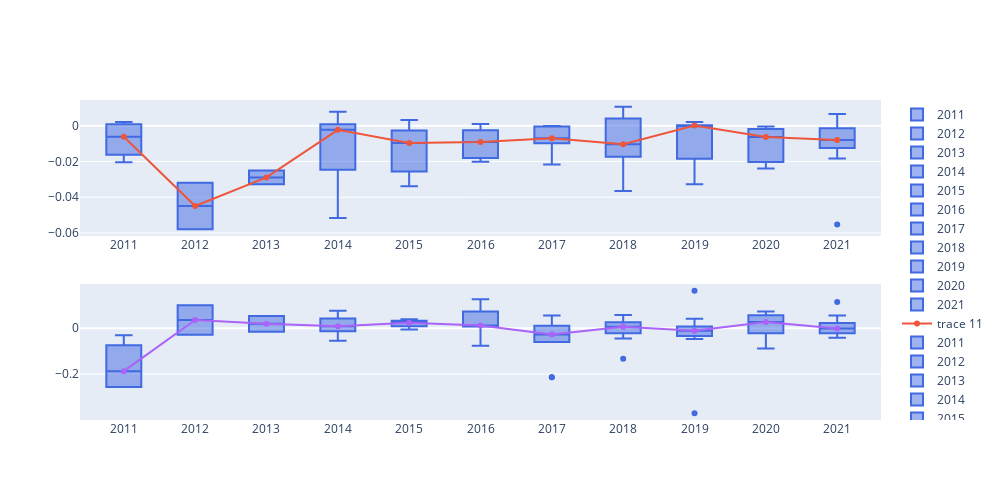
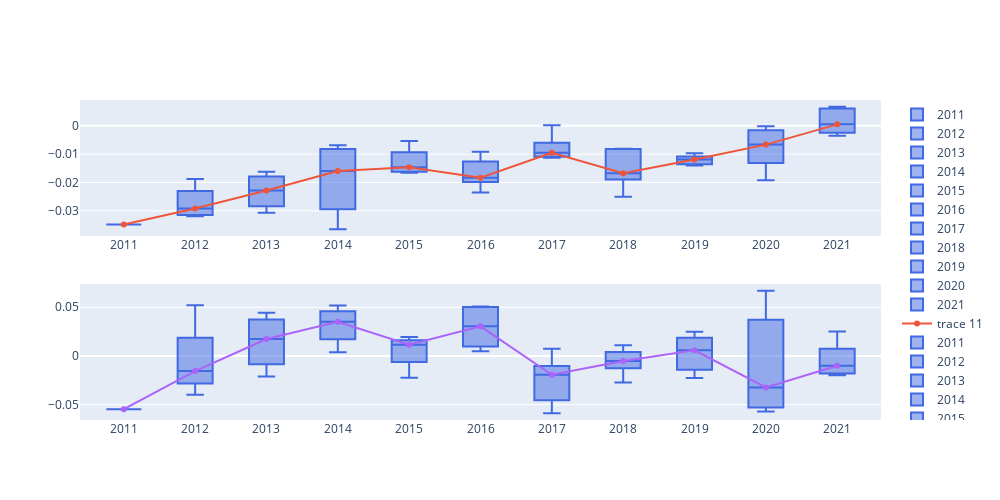
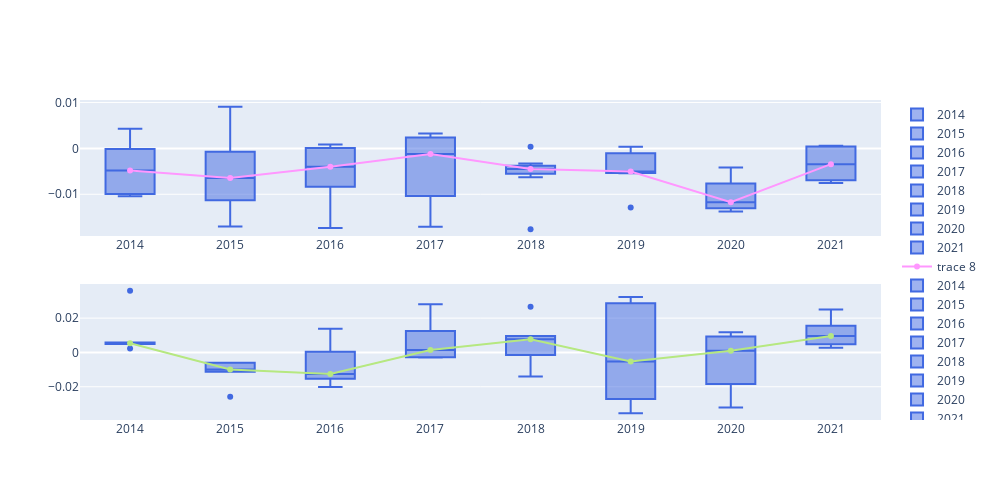
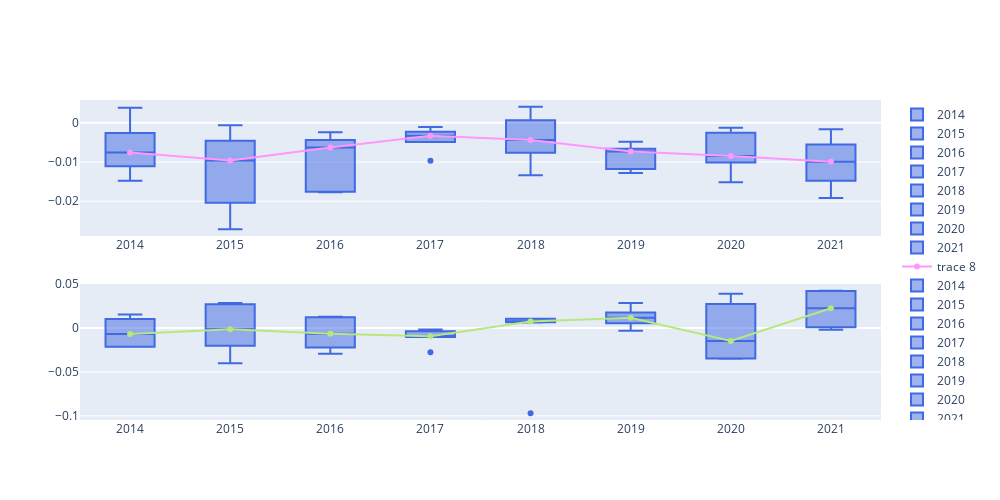

Write notebook code for charts like these, in order.
### Code cell
for i in range(0,27):
    plot(i)

### Figure 1 — Plotly figure (JSON) as saved in the notebook; plotly's stock layout.template omitted (floating-point values rounded to 4 significant figures)
{"data": [{"marker": {"color": "royalblue"}, "name": "2011", "type": "box", "xaxis": "x", "y": [-0.02051, 0.001994, -0.01203, -0.0003194], "yaxis": "y"}, {"marker": {"color": "royalblue"}, "name": "2012", "type": "box", "xaxis": "x", "y": [-0.03191, -0.05789], "yaxis": "y"}, {"marker": {"color": "royalblue"}, "name": "2013", "type": "box", "xaxis": "x", "y": [-0.03274, -0.02507], "yaxis": "y"}, {"marker": {"color": "royalblue"}, "name": "2014", "type": "box", "xaxis": "x", "y": [-0.002137, 0.001746, -0.005713, -0.002307, 0.007783, -0.03102, -0.05167], "yaxis": "y"}, {"marker": {"color": "royalblue"}, "name": "2015", "type": "box", "xaxis": "x", "y": [-0.02965, -0.02149, -0.002219, 0.003229, -0.003271, -0.005362, -0.03392, -0.01407], "yaxis": "y"}, {"marker": {"color": "royalblue"}, "name": "2016", "type": "box", "xaxis": "x", "y": [-0.004999, 0.0009529, -2.487e-05, -0.01067, -0.007444, -0.0185, -0.0201, -0.01755], "yaxis": "y"}, {"marker": {"color": "royalblue"}, "name": "2017", "type": "box", "xaxis": "x", "y": [-0.0004862, -0.009843, -0.01891, -0.008387, -0.007276, -0.02165, -0.0002746, -0.00022, -0.006192, -0.006806], "yaxis": "y"}, {"marker": {"color": "royalblue"}, "name": "2018", "type": "box", "xaxis": "x", "y": [-0.03647, -0.01736, -0.02617, -0.009652, 0.001245, 0.009201, -0.01512, 0.006261, -0.01739, -0.01122, 0.01056, 0.001814], "yaxis": "y"}, {"marker": {"color": "royalblue"}, "name": "2019", "type": "box", "xaxis": "x", "y": [0.0002526, 0.0002161, -0.02208, -0.0328, -0.01723, 0.0004283, 0.002062, -0.002357, 6.732e-05], "yaxis": "y"}, {"marker": {"color": "royalblue"}, "name": "2020", "type": "box", "xaxis": "x", "y": [-0.02183, -0.01509, -0.0239, -0.01988, -0.0005083, -0.001106, -0.006336, -0.002017, -0.003366], "yaxis": "y"}, {"marker": {"color": "royalblue"}, "name": "2021", "type": "box", "xaxis": "x", "y": [-0.01829, -0.0109, -0.0008764, -0.05524, -0.01035, -0.006696, 7.627e-05, -0.009308, 0.006553, -0.001862, -0.003478, -0.01405], "yaxis": "y"}, {"type": "scatter", "x": ["2011", "2012", "2013", "2014", "2015", "2016", "2017", "2018", "2019", "2020", "2021"], "xaxis": "x", "y": [-0.006173, -0.0449, -0.02891, -0.002307, -0.009714, -0.009057, -0.007041, -0.01043, 6.732e-05, -0.006336, -0.008002], "yaxis": "y"}, {"marker": {"color": "royalblue"}, "name": "2011", "type": "box", "xaxis": "x2", "y": [-0.03103, -0.1186, -0.2561, -0.2561], "yaxis": "y2"}, {"marker": {"color": "royalblue"}, "name": "2012", "type": "box", "xaxis": "x2", "y": [0.1, -0.02843], "yaxis": "y2"}, {"marker": {"color": "royalblue"}, "name": "2013", "type": "box", "xaxis": "x2", "y": [0.05288, -0.0155], "yaxis": "y2"}, {"marker": {"color": "royalblue"}, "name": "2014", "type": "box", "xaxis": "x2", "y": [0.007663, -0.01954, 0.004843, 0.0151, 0.05053, -0.05448, 0.07541], "yaxis": "y2"}, {"marker": {"color": "royalblue"}, "name": "2015", "type": "box", "xaxis": "x2", "y": [0.0377, 0.02188, 0.008429, 0.02678, 0.007962, -0.006354, 0.0382, 0.02386], "yaxis": "y2"}, {"marker": {"color": "royalblue"}, "name": "2016", "type": "box", "xaxis": "x2", "y": [0.009431, 0.1262, 0.007331, 0.05404, 0.005861, 0.09034, -0.07675, 0.01364], "yaxis": "y2"}, {"marker": {"color": "royalblue"}, "name": "2017", "type": "box", "xaxis": "x2", "y": [-0.02928, -0.02714, 0.001017, -0.214, -0.214, -0.06015, 0.00984, 0.05446, -0.03025, 0.01668], "yaxis": "y2"}, {"marker": {"color": "royalblue"}, "name": "2018", "type": "box", "xaxis": "x2", "y": [0.01832, 0.05726, 0.04683, -0.1336, -0.001801, -0.001801, -0.0279, 0.01478, 0.03203, -0.04557, -0.0157, 0.01478], "yaxis": "y2"}, {"marker": {"color": "royalblue"}, "name": "2019", "type": "box", "xaxis": "x2", "y": [-0.006457, 0.04085, -0.04701, -0.03058, -0.02721, -0.01115, 0.1625, -0.004631, -0.3703], "yaxis": "y2"}, {"marker": {"color": "royalblue"}, "name": "2020", "type": "box", "xaxis": "x2", "y": [0.02613, -0.02394, 0.06526, -0.08844, -0.001871, -0.02196, 0.05332, 0.0378, 0.07248], "yaxis": "y2"}, {"marker": {"color": "royalblue"}, "name": "2021", "type": "box", "xaxis": "x2", "y": [0.005128, 0.03914, 0.1136, -0.04151, 0, -0.007701, -0.04233, 0.05476, -0.003136, -0.01841, -0.02669, 0.001138], "yaxis": "y2"}, {"type": "scatter", "x": ["2011", "2012", "2013", "2014", "2015", "2016", "2017", "2018", "2019", "2020", "2021"], "xaxis": "x2", "y": [-0.1873, 0.03579, 0.01869, 0.007663, 0.02287, 0.01154, -0.02821, 0.006489, -0.01115, 0.02613, -0.001568], "yaxis": "y2"}], "layout": {"height": 500, "width": 1000, "xaxis": {"anchor": "y", "domain": [0, 1]}, "xaxis2": {"anchor": "y2", "domain": [0, 1]}, "yaxis": {"anchor": "x", "domain": [0.575, 1]}, "yaxis2": {"anchor": "x2", "domain": [0, 0.425]}}}

### Figure 2 — Plotly figure (JSON) as saved in the notebook; plotly's stock layout.template omitted (floating-point values rounded to 4 significant figures)
{"data": [{"marker": {"color": "royalblue"}, "name": "2011", "type": "box", "xaxis": "x", "y": [-0.03486], "yaxis": "y"}, {"marker": {"color": "royalblue"}, "name": "2012", "type": "box", "xaxis": "x", "y": [-0.01875, -0.03194, -0.02734, -0.031], "yaxis": "y"}, {"marker": {"color": "royalblue"}, "name": "2013", "type": "box", "xaxis": "x", "y": [-0.02609, -0.0307, -0.01626, -0.01954], "yaxis": "y"}, {"marker": {"color": "royalblue"}, "name": "2014", "type": "box", "xaxis": "x", "y": [-0.006896, -0.009428, -0.02247, -0.03651], "yaxis": "y"}, {"marker": {"color": "royalblue"}, "name": "2015", "type": "box", "xaxis": "x", "y": [-0.01337, -0.01657, -0.01596, -0.005322], "yaxis": "y"}, {"marker": {"color": "royalblue"}, "name": "2016", "type": "box", "xaxis": "x", "y": [-0.01988, -0.01803, -0.02351, -0.01862, -0.01261, -0.009137], "yaxis": "y"}, {"marker": {"color": "royalblue"}, "name": "2017", "type": "box", "xaxis": "x", "y": [-0.008035, -0.00953, -0.01079, -0.01129, 0.0002245], "yaxis": "y"}, {"marker": {"color": "royalblue"}, "name": "2018", "type": "box", "xaxis": "x", "y": [-0.01688, -0.01673, -0.008265, -0.008085, -0.02505], "yaxis": "y"}, {"marker": {"color": "royalblue"}, "name": "2019", "type": "box", "xaxis": "x", "y": [-0.01345, -0.009711, -0.01116, -0.01405, -0.0119], "yaxis": "y"}, {"marker": {"color": "royalblue"}, "name": "2020", "type": "box", "xaxis": "x", "y": [-0.006645, -0.01112, -0.002077, -0.0001388, -0.01923], "yaxis": "y"}, {"marker": {"color": "royalblue"}, "name": "2021", "type": "box", "xaxis": "x", "y": [0.006093, 0.001606, -0.002466, -0.003493, 0.006711, -0.0005716], "yaxis": "y"}, {"type": "scatter", "x": ["2011", "2012", "2013", "2014", "2015", "2016", "2017", "2018", "2019", "2020", "2021"], "xaxis": "x", "y": [-0.03486, -0.02917, -0.02282, -0.01595, -0.01467, -0.01832, -0.00953, -0.01673, -0.0119, -0.006645, 0.0005172], "yaxis": "y"}, {"marker": {"color": "royalblue"}, "name": "2011", "type": "box", "xaxis": "x2", "y": [-0.05462], "yaxis": "y2"}, {"marker": {"color": "royalblue"}, "name": "2012", "type": "box", "xaxis": "x2", "y": [-0.01459, -0.03988, 0.05218, -0.01641], "yaxis": "y2"}, {"marker": {"color": "royalblue"}, "name": "2013", "type": "box", "xaxis": "x2", "y": [0.03072, -0.02108, 0.04432, 0.004012], "yaxis": "y2"}, {"marker": {"color": "royalblue"}, "name": "2014", "type": "box", "xaxis": "x2", "y": [0.03037, 0.0519, 0.003903, 0.03974], "yaxis": "y2"}, {"marker": {"color": "royalblue"}, "name": "2015", "type": "box", "xaxis": "x2", "y": [0.01939, 0.01298, 0.01, -0.02246], "yaxis": "y2"}, {"marker": {"color": "royalblue"}, "name": "2016", "type": "box", "xaxis": "x2", "y": [0.04509, 0.01577, 0.004802, 0.05076, 0.05024, 0.009831], "yaxis": "y2"}, {"marker": {"color": "royalblue"}, "name": "2017", "type": "box", "xaxis": "x2", "y": [-0.01925, 0.007308, -0.01619, -0.05877, -0.0412], "yaxis": "y2"}, {"marker": {"color": "royalblue"}, "name": "2018", "type": "box", "xaxis": "x2", "y": [-0.005257, -0.007625, 0.001766, 0.01091, -0.02716], "yaxis": "y2"}, {"marker": {"color": "royalblue"}, "name": "2019", "type": "box", "xaxis": "x2", "y": [-0.0226, 0.0168, -0.01149, 0.005813, 0.02479], "yaxis": "y2"}, {"marker": {"color": "royalblue"}, "name": "2020", "type": "box", "xaxis": "x2", "y": [-0.0517, -0.05707, 0.06693, -0.03234, 0.02716], "yaxis": "y2"}, {"marker": {"color": "royalblue"}, "name": "2021", "type": "box", "xaxis": "x2", "y": [-0.01972, 0.007477, -0.01344, -0.01793, 0.02508, -0.006693], "yaxis": "y2"}, {"type": "scatter", "x": ["2011", "2012", "2013", "2014", "2015", "2016", "2017", "2018", "2019", "2020", "2021"], "xaxis": "x2", "y": [-0.05462, -0.0155, 0.01736, 0.03505, 0.01149, 0.03043, -0.01925, -0.005257, 0.005813, -0.03234, -0.01007], "yaxis": "y2"}], "layout": {"height": 500, "width": 1000, "xaxis": {"anchor": "y", "domain": [0, 1]}, "xaxis2": {"anchor": "y2", "domain": [0, 1]}, "yaxis": {"anchor": "x", "domain": [0.575, 1]}, "yaxis2": {"anchor": "x2", "domain": [0, 0.425]}}}

### Figure 3 — Plotly figure (JSON) as saved in the notebook; plotly's stock layout.template omitted (floating-point values rounded to 4 significant figures)
{"data": [{"marker": {"color": "royalblue"}, "name": "2014", "type": "box", "xaxis": "x", "y": [-0.01042, -0.000575, -0.009953, -0.0001367, 0.004297, -0.009056], "yaxis": "y"}, {"marker": {"color": "royalblue"}, "name": "2015", "type": "box", "xaxis": "x", "y": [-0.0007106, -0.005711, -0.01702, -0.007211, 0.009073, -0.01131], "yaxis": "y"}, {"marker": {"color": "royalblue"}, "name": "2016", "type": "box", "xaxis": "x", "y": [-0.0001575, -0.01737, -0.004016, -0.005356, 0.0008519], "yaxis": "y"}, {"marker": {"color": "royalblue"}, "name": "2017", "type": "box", "xaxis": "x", "y": [-0.01707, -0.01328, -0.00122, -0.001666, -0.0001062, 0.003252, 0.003194], "yaxis": "y"}, {"marker": {"color": "royalblue"}, "name": "2018", "type": "box", "xaxis": "x", "y": [-0.003305, -0.004324, 0.0003586, -0.006297, -0.004707, -0.01762, -0.004638, -0.004277], "yaxis": "y"}, {"marker": {"color": "royalblue"}, "name": "2019", "type": "box", "xaxis": "x", "y": [0.0003862, -0.01288, -0.005396, 0.0001381, -0.005206, -0.004595, -0.005042], "yaxis": "y"}, {"marker": {"color": "royalblue"}, "name": "2020", "type": "box", "xaxis": "x", "y": [-0.004141, -0.01116, -0.01378, -0.01229], "yaxis": "y"}, {"marker": {"color": "royalblue"}, "name": "2021", "type": "box", "xaxis": "x", "y": [-0.00677, 0.0003659, -0.003436, -0.007516, 0.0005761], "yaxis": "y"}, {"type": "scatter", "x": ["2014", "2015", "2016", "2017", "2018", "2019", "2020", "2021"], "xaxis": "x", "y": [-0.004816, -0.006461, -0.004016, -0.00122, -0.004481, -0.005042, -0.01173, -0.003436], "yaxis": "y"}, {"marker": {"color": "royalblue"}, "name": "2014", "type": "box", "xaxis": "x2", "y": [0.00574, 0.00574, 0.004946, 0.004946, 0.00234, 0.03593], "yaxis": "y2"}, {"marker": {"color": "royalblue"}, "name": "2015", "type": "box", "xaxis": "x2", "y": [-0.008885, -0.011, -0.01129, -0.006002, -0.006002, -0.02578], "yaxis": "y2"}, {"marker": {"color": "royalblue"}, "name": "2016", "type": "box", "xaxis": "x2", "y": [-0.01252, -0.02011, -0.01365, 0.01378, -0.003989], "yaxis": "y2"}, {"marker": {"color": "royalblue"}, "name": "2017", "type": "box", "xaxis": "x2", "y": [0.01253, 0.01253, -0.002885, -0.002247, 0.00142, 0.0281, -0.002885], "yaxis": "y2"}, {"marker": {"color": "royalblue"}, "name": "2018", "type": "box", "xaxis": "x2", "y": [0.005805, 0.005805, -0.008787, 0.009557, 0.009557, 0.009481, 0.02663, -0.01406], "yaxis": "y2"}, {"marker": {"color": "royalblue"}, "name": "2019", "type": "box", "xaxis": "x2", "y": [-0.0271, -0.0271, -0.0354, -0.005236, 0.03225, 0.03225, 0.01809], "yaxis": "y2"}, {"marker": {"color": "royalblue"}, "name": "2020", "type": "box", "xaxis": "x2", "y": [0.01184, -0.03211, -0.004737, 0.006709], "yaxis": "y2"}, {"marker": {"color": "royalblue"}, "name": "2021", "type": "box", "xaxis": "x2", "y": [0.009592, 0.002669, 0.01233, 0.02509, 0.005474], "yaxis": "y2"}, {"type": "scatter", "x": ["2014", "2015", "2016", "2017", "2018", "2019", "2020", "2021"], "xaxis": "x2", "y": [0.005343, -0.009944, -0.01252, 0.00142, 0.007643, -0.005236, 0.0009859, 0.009592], "yaxis": "y2"}], "layout": {"height": 500, "width": 1000, "xaxis": {"anchor": "y", "domain": [0, 1]}, "xaxis2": {"anchor": "y2", "domain": [0, 1]}, "yaxis": {"anchor": "x", "domain": [0.575, 1]}, "yaxis2": {"anchor": "x2", "domain": [0, 0.425]}}}

### Figure 4 — Plotly figure (JSON) as saved in the notebook; plotly's stock layout.template omitted (floating-point values rounded to 4 significant figures)
{"data": [{"marker": {"color": "royalblue"}, "name": "2014", "type": "box", "xaxis": "x", "y": [-0.01481, -0.01111, -0.008318, -0.006782, -0.002573, 0.003844], "yaxis": "y"}, {"marker": {"color": "royalblue"}, "name": "2015", "type": "box", "xaxis": "x", "y": [-0.02716, -0.005908, -0.009643, -0.0006086, -0.01812], "yaxis": "y"}, {"marker": {"color": "royalblue"}, "name": "2016", "type": "box", "xaxis": "x", "y": [-0.006292, -0.01771, -0.005091, -0.01754, -0.002386], "yaxis": "y"}, {"marker": {"color": "royalblue"}, "name": "2017", "type": "box", "xaxis": "x", "y": [-0.003976, -0.004864, -0.001054, -0.009666, -0.002249, -0.002588], "yaxis": "y"}, {"marker": {"color": "royalblue"}, "name": "2018", "type": "box", "xaxis": "x", "y": [-0.001965, -0.006033, -0.0002382, -0.008606, -0.007281, 0.003305, 0.004093, -0.01336, -0.004393], "yaxis": "y"}, {"marker": {"color": "royalblue"}, "name": "2019", "type": "box", "xaxis": "x", "y": [-0.01209, -0.006378, -0.004856, -0.007284, -0.00733, -0.01283, -0.01091], "yaxis": "y"}, {"marker": {"color": "royalblue"}, "name": "2020", "type": "box", "xaxis": "x", "y": [-0.001275, -0.008189, -0.01015, -0.01517, -0.0088, -0.002514], "yaxis": "y"}, {"marker": {"color": "royalblue"}, "name": "2021", "type": "box", "xaxis": "x", "y": [-0.009424, -0.00163, -0.01918, -0.01045], "yaxis": "y"}, {"type": "scatter", "x": ["2014", "2015", "2016", "2017", "2018", "2019", "2020", "2021"], "xaxis": "x", "y": [-0.00755, -0.009643, -0.006292, -0.003282, -0.004393, -0.00733, -0.008495, -0.009937], "yaxis": "y"}, {"marker": {"color": "royalblue"}, "name": "2014", "type": "box", "xaxis": "x2", "y": [0.003325, -0.02143, -0.02143, 0.01018, 0.01526, -0.01703], "yaxis": "y2"}, {"marker": {"color": "royalblue"}, "name": "2015", "type": "box", "xaxis": "x2", "y": [0.02636, 0.02839, -0.001443, -0.01366, -0.04022], "yaxis": "y2"}, {"marker": {"color": "royalblue"}, "name": "2016", "type": "box", "xaxis": "x2", "y": [-0.02929, -0.01983, -0.006576, 0.01205, 0.01268], "yaxis": "y2"}, {"marker": {"color": "royalblue"}, "name": "2017", "type": "box", "xaxis": "x2", "y": [-0.009858, -0.0104, -0.001632, -0.003755, -0.02767, -0.008775], "yaxis": "y2"}, {"marker": {"color": "royalblue"}, "name": "2018", "type": "box", "xaxis": "x2", "y": [0.01045, 0.007289, 0.01045, 0.01038, -0.09701, 0.006695, 0.006695, 0.01038, 0.006288], "yaxis": "y2"}, {"marker": {"color": "royalblue"}, "name": "2019", "type": "box", "xaxis": "x2", "y": [0.003509, 0.01157, 0.01157, 0.02838, -0.003162, 0.01087, 0.01944], "yaxis": "y2"}, {"marker": {"color": "royalblue"}, "name": "2020", "type": "box", "xaxis": "x2", "y": [-0.03469, -0.03469, 0.02737, -0.03491, 0.03887, 0.005276], "yaxis": "y2"}, {"marker": {"color": "royalblue"}, "name": "2021", "type": "box", "xaxis": "x2", "y": [0.04228, 0.04162, 0.003376, -0.001957], "yaxis": "y2"}, {"type": "scatter", "x": ["2014", "2015", "2016", "2017", "2018", "2019", "2020", "2021"], "xaxis": "x2", "y": [-0.006855, -0.001443, -0.006576, -0.009317, 0.007289, 0.01157, -0.01471, 0.0225], "yaxis": "y2"}], "layout": {"height": 500, "width": 1000, "xaxis": {"anchor": "y", "domain": [0, 1]}, "xaxis2": {"anchor": "y2", "domain": [0, 1]}, "yaxis": {"anchor": "x", "domain": [0.575, 1]}, "yaxis2": {"anchor": "x2", "domain": [0, 0.425]}}}
